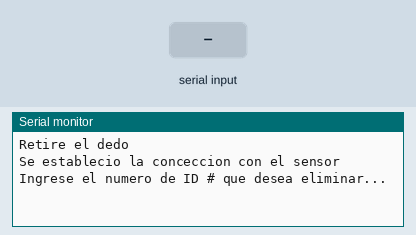
This sketch was run on a simulated Arduino Uno, built with avr-gcc and run on an emulated ATmega328P. Parts: the last lines printed to the serial monitor. Inputs (shaded band) come from the test bench.

Above: at 2.2 s.
2.3 s: "90,45\n" received over Serial
At 2.62 s:
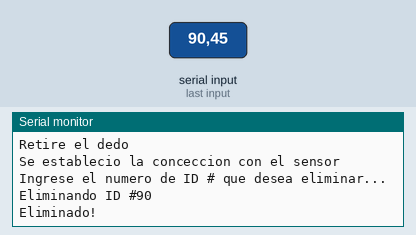
3.8 s: "30,150\n" received over Serial
At 6.1 s:
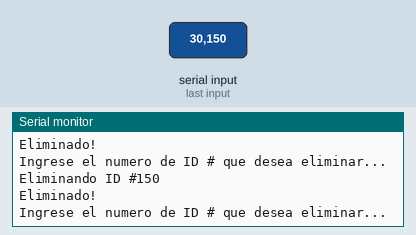
Timing chart, 0 to 7.6 s (numbered marks = the images above; inputs shaded):
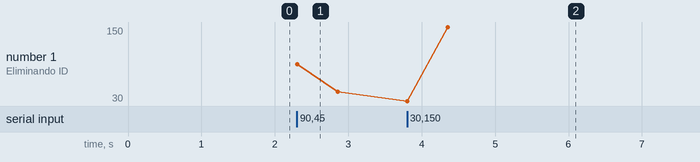

The sketch:

EliminarHuellas.ino
```cpp
#include <Adafruit_Fingerprint.h>
#include <SoftwareSerial.h>

uint8_t getFingerprintEnroll(uint8_t id);

SoftwareSerial mySerial(3, 2);
Adafruit_Fingerprint finger = Adafruit_Fingerprint(&mySerial);

void setup() {
  Serial.begin(9600);
  Serial.println("Retire el dedo");
  finger.begin(57600);

  if (finger.verifyPassword()) {
    Serial.println("Se establecio la conceccion con el sensor");
  } else {
    Serial.println("No se pudo establecer la coneccion con el sensor :(");
    while (1)
      ;
  }
}

void loop() {
  while (!Serial)
    ;
  delay(500);

  Serial.println("Ingrese el numero de ID # que desea eliminar...");
  uint8_t id = 0;
  while (true) {
    while (!Serial.available())
      ;
    char c = Serial.read();
    if (!isdigit(c)) break;
    id *= 10;
    id += c - '0';
  }
  Serial.print("Eliminando ID #");
  Serial.println(id);

  deleteFingerprint(id);
}

uint8_t deleteFingerprint(uint8_t id) {
  uint8_t p = -1;

  p = finger.deleteModel(id);

  if (p == FINGERPRINT_OK) {
    Serial.println("Eliminado!");
  } else if (p == FINGERPRINT_PACKETRECIEVEERR) {
    Serial.println("Error de comunicacion");
    return p;
  } else if (p == FINGERPRINT_BADLOCATION) {
    Serial.println("No se puede eliminar en esa ubicacion");
    return p;
  } else if (p == FINGERPRINT_FLASHERR) {
    Serial.println("Error al escribir en Flash");
    return p;
  } else {
    Serial.print("Error desconocido: 0x");
    Serial.println(p, HEX);
    return p;
  }
}
```

Measured:
- after the input at 2.3 s, the serial monitor: prints a new line at once (image 1)
- after the input at 3.8 s, the serial monitor: prints a new line at once (image 2)
- plotted number 1: 45 → 150 after the input at 3.8 s
